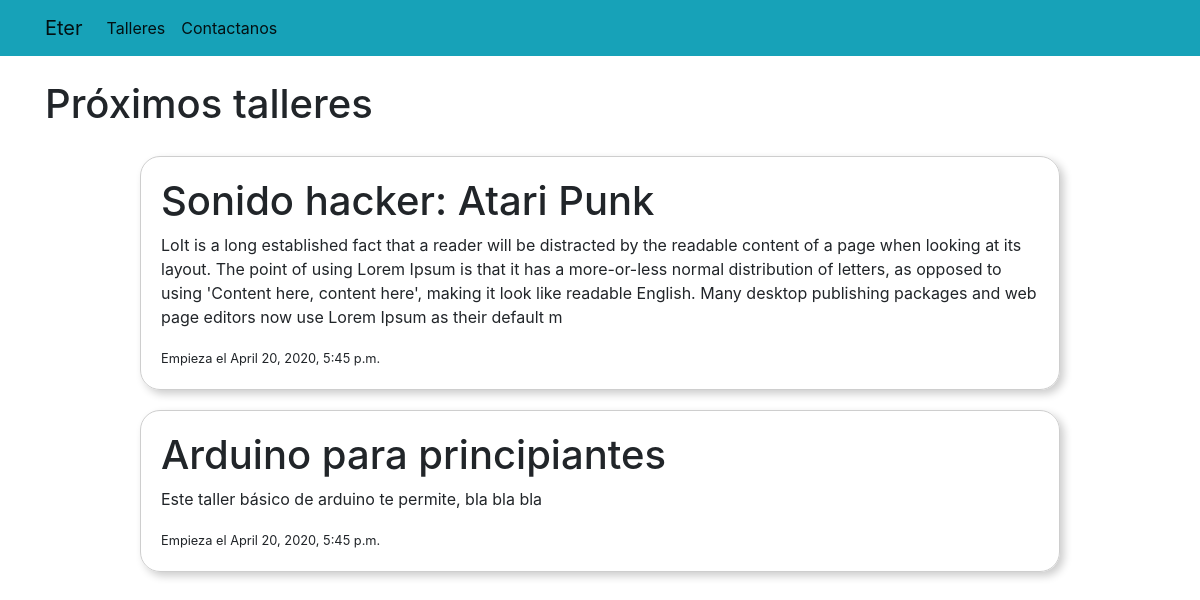
Before: /cursos/ with the older database file.
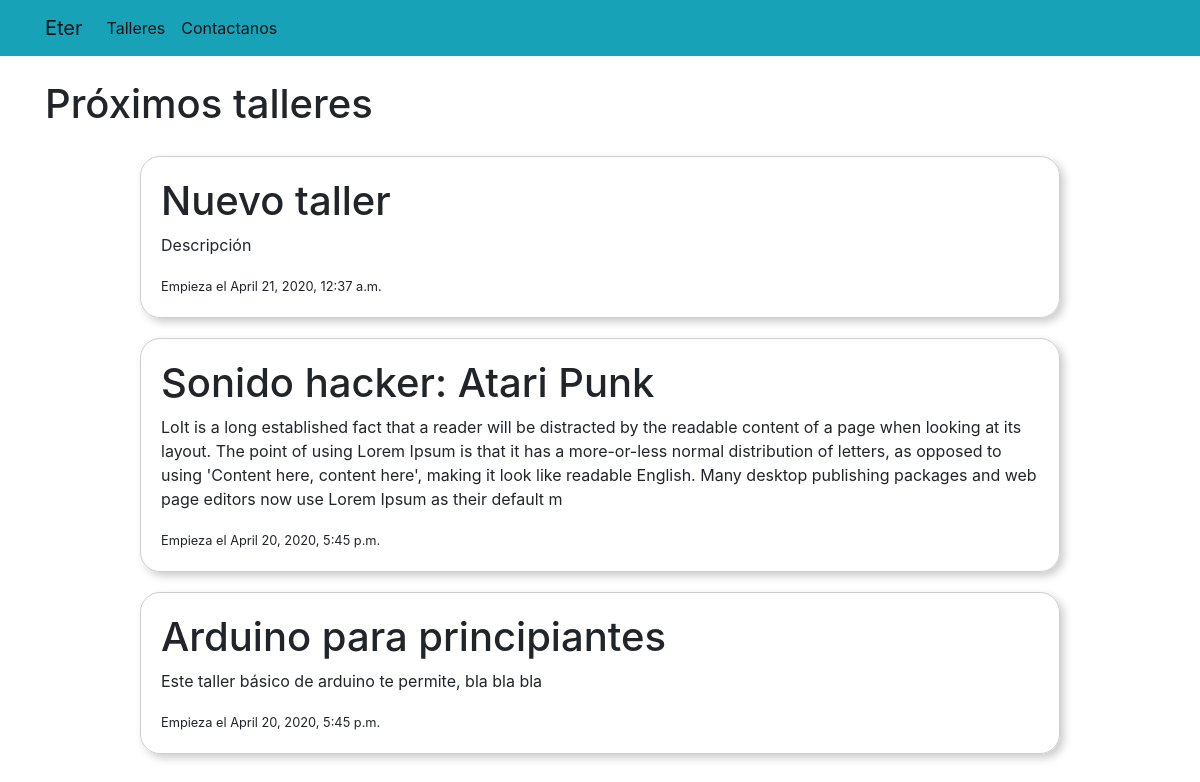
After: the same page with the newer database file.
### cursos/models.py (models this page shows, shortened)
class Taller( models.Model ):
    titulo = models.CharField( max_length = 200 )
    fecha_inicio = models.DateTimeField()
    descripcion = models.TextField( max_length = 400 )

### cursos/views.py (the view)
def listadoDeCursos( request ):
    talleres = Taller.objects.all().order_by('-fecha_inicio')
    contexto = {
        'talleres' : talleres
    }
    return render( request, 'cursos/listadoCursos.html', contexto )

### cursos/templates/cursos/listadoCursos.html
{% extends 'cursos/base.html' %}
{% block contenido %}
    <h1> Próximos talleres </h1>
    <div class="row">
        <div class="col"></div>
        <div class="col-10">
            {% for taller in talleres %}
                <div class="tarjeta">
                    <h1> {{ taller.titulo }} </h1>
                    <p> {{ taller.descripcion }} </p>
                    <small> Empieza el {{ taller.fecha_inicio }} </small>
                </div>
            {% endfor %}
        </div>
        <div class="col"></div>
    </div>
{% endblock contenido %}

### cursos/templates/cursos/base.html (shortened to what this page needs)
{% load static %}
<!DOCTYPE html>
<html lang="en">
<head>
    <link rel="stylesheet" href="https://stackpath.bootstrapcdn.com/bootstrap/4.4.1/css/bootstrap.min.css">
    <link rel="stylesheet" href="{% static 'css/estilo.css' %}">
</head>
<body>
    <nav class="navbar navbar-expand-lg navbar-light bg-info">
        <div class="container">
            <a class="navbar-brand" href="{% url 'home' %}">Eter</a>
            <div class="collapse navbar-collapse" id="navbarSupportedContent">
            <ul class="navbar-nav mr-auto">
                <li class="nav-item active">
                    <a class="nav-link" href="{% url 'cursos:lista-cursos' %}">Talleres <span class="sr-only">(current)</span></a>
                </li>
                <li class="nav-item active">
                    <a class="nav-link" href="{% url 'cursos:formulario-contacto' %}">Contactanos <span class="sr-only">(current)</span></a>
                </li>
            </ul>
            </div>
        </div>
      </nav>
    <div class="container my-4">
        {% block contenido %}
        {% endblock%}
    </div>
</body>
</html>

### cursos/static/css/estilo.css (style rules this page uses)
.tarjeta { border: 1px solid #cecece; border-radius: 20px; margin: 20px 0px; box-shadow: 4px 4px 8px rgba(0, 0, 0, 0.2); padding: 20px; }

Changed rows visible on the page:
added Taller: titulo "Nuevo taller", descripcion "Descripción", fecha_inicio "April 21, 2020, 12:37 a.m."
